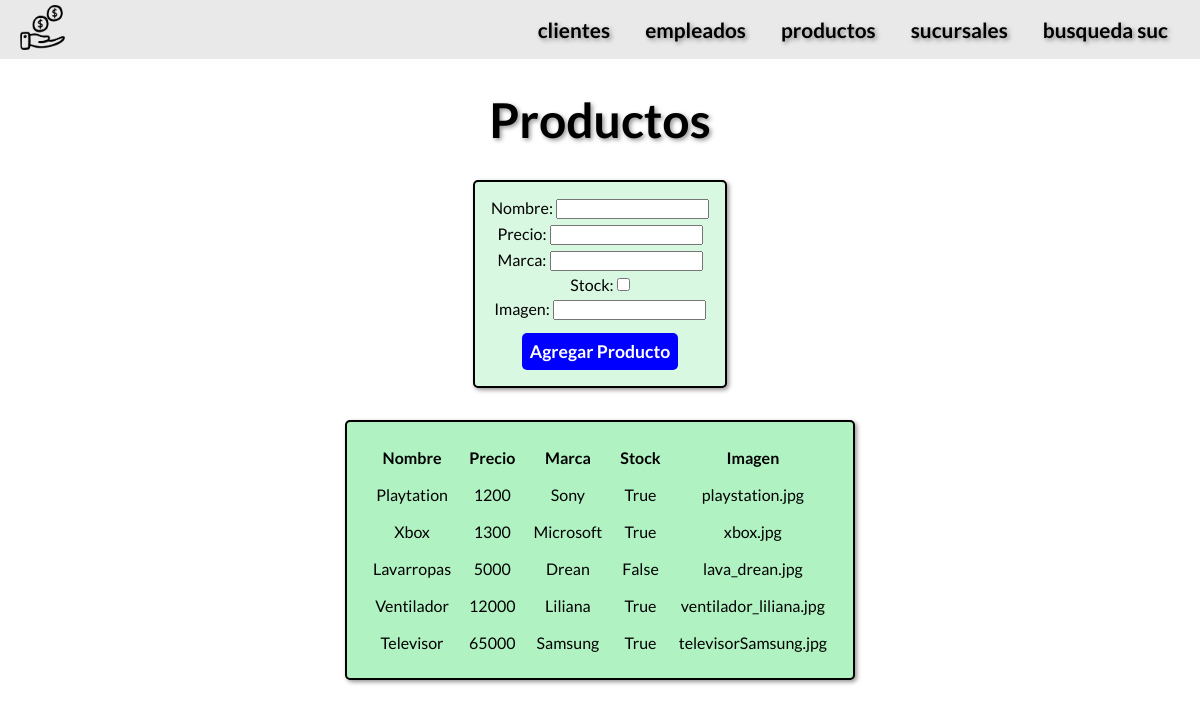
/AppComercio/productos/, run on the app's committed database.
### AppComercio/models.py (models this page shows, shortened)
class Productos(models.Model):
    nombre=models.CharField(max_length=50)
    precio=models.IntegerField()
    marca=models.CharField(max_length=50)
    stock=models.BooleanField()
    imagen=models.CharField(max_length=250)

### AppComercio/views.py (the view)
# urls.py: path("productos/",productos,name="productos"),
def productos(request):
    data=Productos.objects.all()
    if request.method=="POST":
        form=productoForm(request.POST)
        if form.is_valid():
            info=form.cleaned_data
            nombre=info["nombre"]
            precio=info["precio"]
            marca=info["marca"]
            stock=info["stock"]
            imagen=info["imagen"]
            producto=Productos(nombre=nombre,precio=precio,marca=marca,stock=stock,imagen=imagen)
            producto.save()
            form_producto=productoForm()
            return render(request,"AppComercio/productos.html",{"productos":data,"mensaje":"Producto Cargado","formulario":form_producto})
        return render(request,"AppComercio/productos.html",{"mensaje":"producto invalido",})
    else:
        form_producto=productoForm()
        return render(request,"AppComercio/productos.html",{"productos":data,"productos":data,"formulario":form_producto})

### AppComercio/forms.py
class productoForm(forms.Form):
    nombre=forms.CharField(max_length=50)
    precio=forms.IntegerField()
    marca=forms.CharField(max_length=50)
    stock=forms.BooleanField()
    imagen=forms.CharField(max_length=250)

### AppComercio/templates/AppComercio/productos.html
{% extends 'AppComercio/mainTemplate.html' %} {% load static %}
{% block mainBlock %}
<h1>Productos</h1>
<section id=section-form>
    <form id=cliente-form action="{% url 'productos' %}" method="POST"> {% csrf_token %}
        {{formulario.as_p}}
    <input class="enviar" type="submit" value="Agregar Producto">
</form>
</section>
{% if productos %}
<table id=tabla>
    <tr>
      <th>Nombre</th>
      <th>Precio</th>
      <th>Marca</th>
      <th>Stock</th>
      <th>Imagen</th>
    </tr>
{% for data in productos  %}
    <tr>
      <td>{{data.nombre}}</td>
      <td>{{data.precio}}</td>
      <td>{{data.marca}}</td>
      <td>{{data.stock}}</td>
      <td>{{data.imagen}}</td>
    </tr>
{% endfor %}
</table>
{% endif %}
{% endblock mainBlock %}

### AppComercio/static/AppComercio/css/index.css (style rules this page uses)
* { margin: 0; padding: 0; font-family: Lato, sans-serif; text-align: center; }
body { background-color: #ffffff; }
h1 { padding-top: 2rem; font-size: 3rem; text-shadow: 2px 2px 4px rgba(63, 61, 61, 0.548); ; }
#tabla { background-color: #b0f2c2; margin: 2rem; padding: 1rem; border: solid 2px; border-radius: 5px; box-shadow: 2px 2px 4px rgba(63, 61, 61, 0.548); }
#tabla th,td { padding: .5rem; }
#section-form { display: flex; justify-content: center; align-items: center; }
#cliente-form { display: flex; flex-direction: column; border: solid 2px black; border-radius: 5px; padding: 1rem; margin-top: 2rem; background-color: #d8f8e1; align-items: center; box-shadow: 2px 2px 4px rgba(63, 61, 61, 0.548); }
#cliente-form p { margin-bottom: .3rem; }
#cliente-form input { width:fit-content; }
.enviar { font-size: 1.1rem; margin-top: .5rem; background-color: blue; color: white; border: 1px black; border-radius: 5px; padding: .5rem; font-weight: bold; }

### data on the page
Productos: nombre "Playtation", precio "1200", marca "Sony", stock "True", imagen "playstation.jpg"
Productos: nombre "Xbox", precio "1300", marca "Microsoft", stock "True", imagen "xbox.jpg"
Productos: nombre "Lavarropas", precio "5000", marca "Drean", stock "False", imagen "lava_drean.jpg"
Productos: nombre "Ventilador", precio "12000", marca "Liliana", stock "True", imagen "ventilador_liliana.jpg"
Productos: nombre "Televisor", precio "65000", marca "Samsung", stock "True", imagen "televisorSamsung.jpg"
